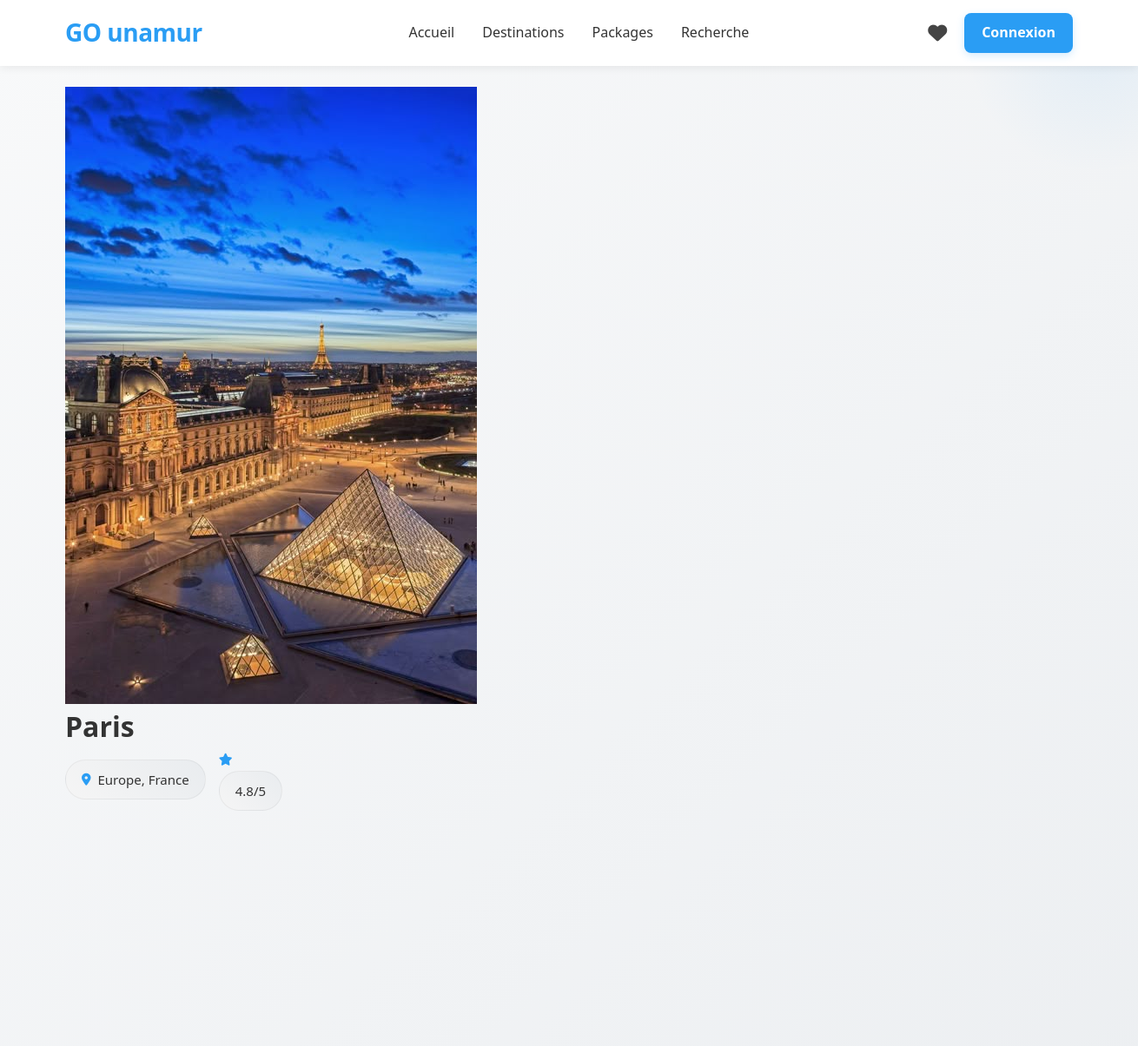
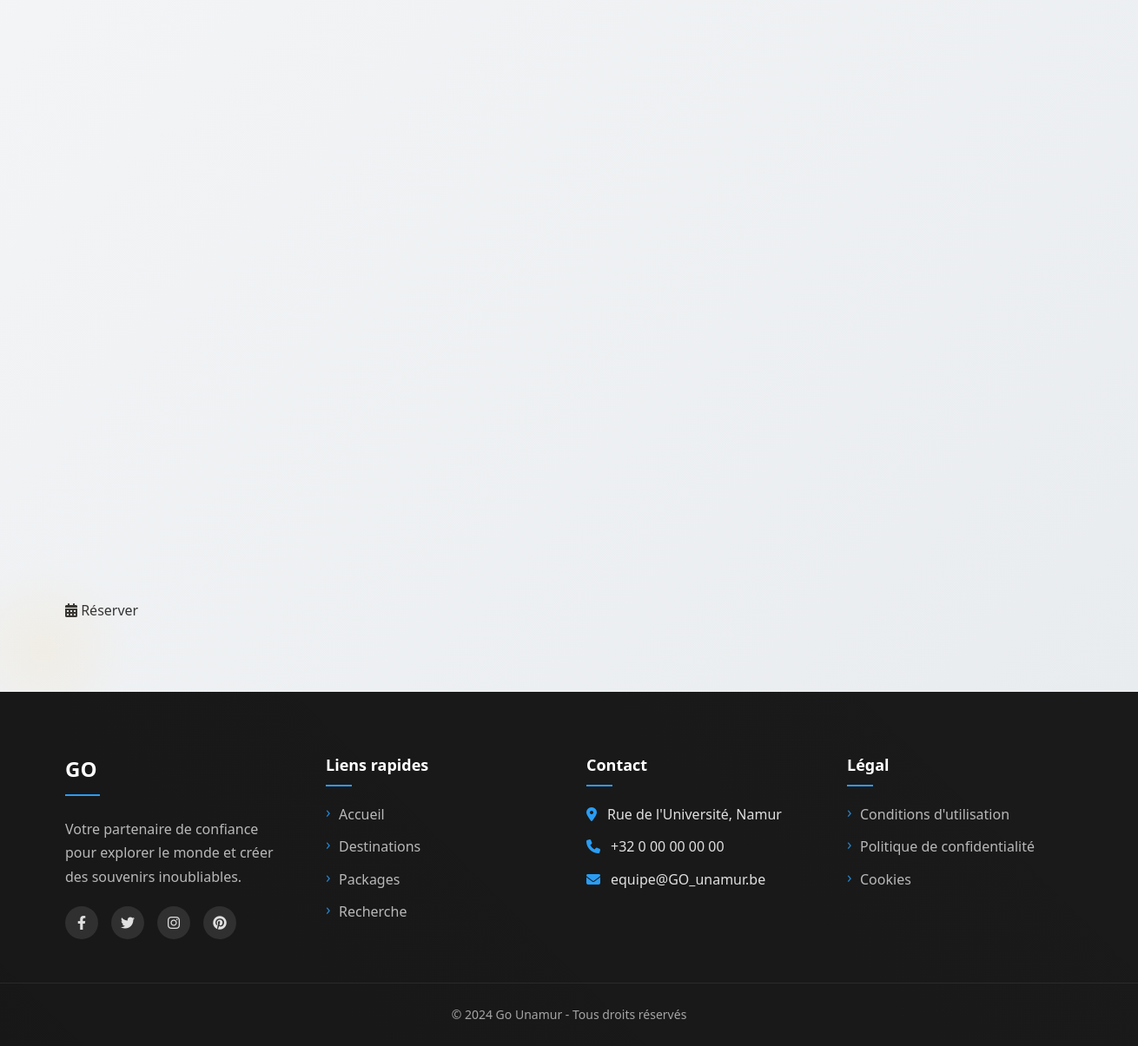
Screenshot of /destination/1 with the database file from the repository (2 pictures, top to bottom).
### models/destination.py (models this page shows)
class Destination(Base):
    __tablename__ = "destinations"
    id = Column(Integer, primary_key=True, index=True)
    name = Column(String, index=True)
    country = Column(String, index=True)
    continent = Column(String, index=True)
    description = Column(Text)
    image_url = Column(String)
    rating = Column(Float, default=0.0)
    price_category = Column(String)
    coordinates = Column(JSON)
    activities = Column(JSON)
    weather_info = Column(JSON)
    created_at = Column(DateTime(timezone=True), server_default=func.now())
    updated_at = Column(DateTime(timezone=True), onupdate=func.now())

### main.py (the view)
@app.get("/destination/{destination_id}", response_class=HTMLResponse)
async def destination_detail(request: Request, destination_id: int, db: Session = Depends(get_db)):
    dest_obj = db.query(Destination).filter(Destination.id == destination_id).first()
    if not dest_obj: raise HTTPException(status_code=404, detail="Destination non trouvée")
    map_data_json = json.dumps({"name": dest_obj.name, "lat": dest_obj.coordinates.get('lat',0), "lng": dest_obj.coordinates.get('lng',0)})
    return templates.TemplateResponse("destination-detail.html", {
        "request": request, "destination": dest_obj, "map_data_json": map_data_json, "page_title": dest_obj.name
    })

### templates/destination-detail.html (shortened to what this page needs)
{% extends "base.html" %}
{% block head_styles %}
    <link rel="stylesheet" href="/static/css/destination-detail.css">
    <link rel="stylesheet" href="https://unpkg.com/leaflet@1.7.1/dist/leaflet.css" />
{% endblock %}
{% block content %}
    <main class="destination-detail-page">
        <div class="container">
            <div class="destination-hero">
                <div class="destination-hero-image">
                    <img src="{{ destination.image_url }}"
                         alt="{{ destination.name }}"
                         onerror="this.src='/static/images/destinations/default.jpg'">
                    <div class="hero-overlay">
                        <div class="hero-content">
                            <h1>{{ destination.name }}</h1>
                            <div class="destination-meta">
                                <span class="location">
                                    <i class="fas fa-map-marker-alt"></i>
                                    {{ destination.continent }}, {{ destination.country }}
                                </span>
                                <div class="rating">
                                    <i class="fas fa-star"></i>
                                    <span class="rating-text">{{ destination.rating }}/5</span>
                                </div>
                            </div>
                        </div>
                    </div>
                </div>
            </div>
            <div class="destination-content">
            </div>
            <div class="floating-cta">
                <a href="/destination/{{ destination.id }}/booking" class="cta-button">
                    <i class="fas fa-calendar-alt"></i> Réserver
                </a>
            </div>
        </div>
    </main>
{% endblock %}

### static/css/style.css (style rules this page uses)
:root { --primary-color: #2a9df4; --primary-dark: #1e8fe0; --secondary-color: #ff6b6b; --accent-color: #ffbc42; --text-color: #333333; --text-light: #666666; --dark-gray: #444444; --white: #ffffff; --light-gray: #f5f5f5; --shadow: 0 2px 15px rgba(0, 0, 0, 0.08); --shadow-hover: 0 10px 25px rgba(0, 0, 0, 0.12); --card-shadow: 0 5px 20px rgba(0, 0, 0, 0.07); --border-radius: 8px; --transition: all 0.3s cubic-bezier(0.25, 0.8, 0.25, 1); --font-heading: 'Poppins', 'Segoe UI', sans-serif; --font-body: 'Segoe UI', Tahoma, Geneva, Verdana, sans-serif; }
* { margin: 0; padding: 0; box-sizing: border-box; }
body { font-family: var(--font-body); line-height: 1.6; color: var(--text-color); background-color: var(--white); font-size: 16px; }
a { text-decoration: none; color: inherit; transition: var(--transition); }
img { max-width: 100%; height: auto; display: block; }
.container { max-width: 1200px; margin: 0 auto; padding: 0 20px; width: 100%; }

### static/css/destination-detail.css (style rules this page uses)
.destination-detail-page { padding: 100px 0 80px; background: linear-gradient(135deg, #f8f9fa 0%, #e9ecef 100%); min-height: 80vh; position: relative; }
.destination-detail-page::before { content: ''; position: absolute; top: -100px; right: -100px; width: 300px; height: 300px; background: radial-gradient(circle, rgba(42, 157, 244, 0.08) 0%, transparent 70%); border-radius: 50%; animation: float 8s ease-in-out infinite; }
.destination-detail-page::after { content: ''; position: absolute; bottom: -50px; left: -50px; width: 200px; height: 200px; background: radial-gradient(circle, rgba(255, 188, 66, 0.08) 0%, transparent 70%); border-radius: 50%; animation: float 6s ease-in-out infinite reverse; }
.destination-content { position: relative; z-index: 2; }
.destination-meta { display: flex; flex-wrap: wrap; gap: 15px; align-items: center; }
.destination-meta span { display: flex; align-items: center; gap: 8px; padding: 10px 18px; background: linear-gradient(45deg, var(--light-gray), #e9ecef); border-radius: 25px; font-size: 15px; color: var(--text-color); font-weight: 500; transition: var(--transition); border: 1px solid rgba(0, 0, 0, 0.05); }
.destination-meta i { color: var(--primary-color); font-size: 14px; }

### rows the page displays
Destination: image_url (picture), name "Paris", continent "Europe", country "France", rating "4.8"
